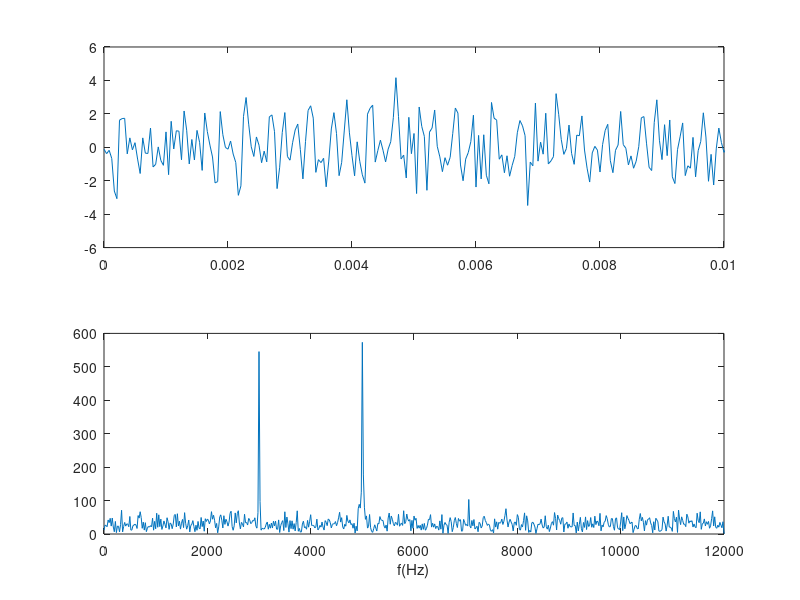

Here is the MATLAB script that generated this plot:
clear;
clc;
f1=1e3;f2=4e3;
fs=6*f2;%fs为采样频率，要大于最大频率的2倍（奈奎斯特定理）采样变成离散的
dt=1/fs;%dt为采样间隔
T=50/f1;%10/f1表示十个周期.50/f1表示采样了五十个周期
t=0:dt:T;
y1=sin(2*pi*f1*t);
y2=2*sin(2*pi*f2*t);
%高斯白噪声
n=randn(1,length(y1));%始终是均值为0，方差为1，括号内为维数,维数要一致，噪声平均功率就是方差，为1
%若是4*randn，则标准差变为4倍，方差变为16倍，噪声平均功率变为16倍，信噪比（信号平均功率/噪声平均功率）降低
y=y1.*y2+n;%合成信号，先合成后做傅里叶变换

subplot(2,1,1);%画子图，2行一列的第一张图
plot(t,y)%时域图
xlim([0 10/f1]);
f=0:1/T:fs;%频谱时间间隔，当T无限大时便是连续谱
Y=abs(fft(y));%幅频响应 fft(y1)结果是复频域上的图
subplot(2,1,2);
plot(f,Y);xlabel('f(Hz)');%y轴没有绝对的物理意义
xlim([0 fs/2]);%正轴的幅频响应，变成单边谱


%一个系统里采样频率只能有一个！！！
%频谱，一个是3000（4000-1000），一个是5000（4000+1000）（积化和差）
%图中是抑制载波的双边带调制